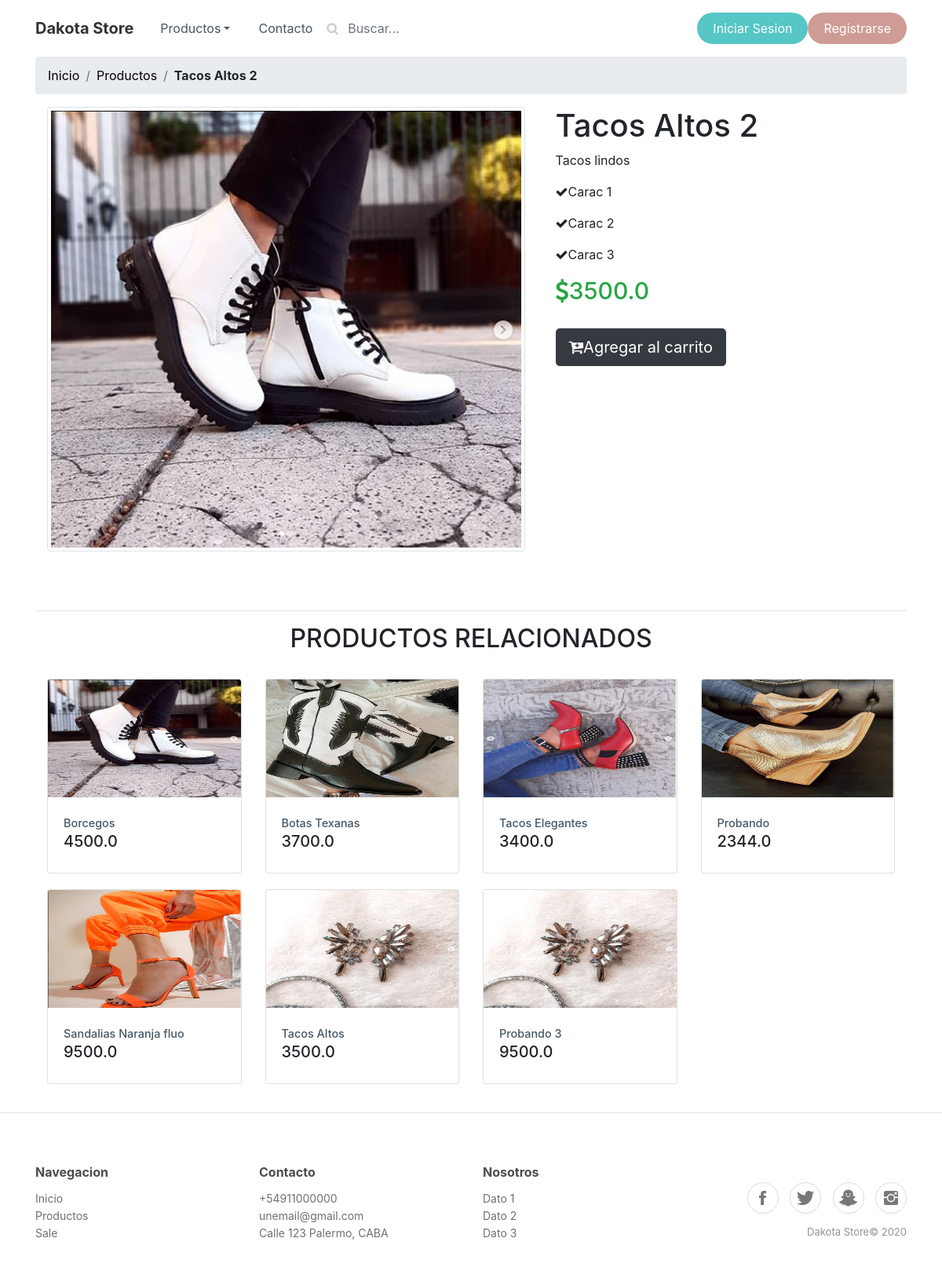
The page /producto/tacos-altos-2/ on the database its author committed.
### productos/models.py (models this page shows, shortened)
class Producto(models.Model):
    nombre = models.CharField(max_length=60, unique=True)
    precio = models.FloatField()
    stock = models.IntegerField(blank=True, null=True)
    color = models.CharField(max_length=15, blank=True, null=True)
    imagen = models.ImageField()
    slug = models.SlugField(blank=True, null=True)
    talles = models.CharField(max_length=3)
    categoria = models.CharField(choices=[('C', 'Carteras'), ('Z', 'Zapatos'), ('J', 'Jeans'), (
        'ZA', 'Zapatillas'), ('V', 'Vestidos'), ('A', 'Accesorios'), ('B', 'Botas')], max_length=15, null=True, blank=True)
    descripcion = models.TextField(blank=True, null=True, max_length=256)
    imagen2 = models.ImageField(blank=True, null=True)
    imagen3 = models.ImageField(blank=True, null=True)
    imagen4 = models.ImageField(blank=True, null=True)
    imagen5 = models.ImageField(blank=True, null=True)
    caracteristica1 = models.CharField(blank=True, null=True, max_length=30)
    caracteristica2 = models.CharField(blank=True, null=True, max_length=30)
    caracteristica3 = models.CharField(blank=True, null=True, max_length=30)
    caracteristica4 = models.CharField(blank=True, null=True, max_length=30)

### productos/views.py (the view)
class ProductoDetailView(generic.DetailView):
    model = models.Producto
    template_name = 'productos/detail.html'
    def get_context_data(self, **kwargs):
        context = super().get_context_data(**kwargs)
        product = get_object_or_404(
            models.Producto, slug=self.kwargs.get('slug'))
        qs = models.Producto.objects.filter(
            categoria=product.categoria).exclude(slug=product.slug)
        context['related'] = qs
        return context

### productos/templates/productos/detail.html (shortened to what this page needs)
{% extends 'header.html' %}
{% block body_block %}
<div class="container">
    <ol class="breadcrumb">
        <li class="breadcrumb-item"><a href="{% url 'productos:index'%}" style="color: black;"><span>Inicio</span></a>
        </li>
        <li class="breadcrumb-item"><a href="#" style="color: black;"><span>Productos</span></a></li>
        <li class="breadcrumb-item"><strong><span>{{producto.nombre}}</span></strong></li>
    </ol>
    <div class="container" style="margin-bottom: 75px;">
        <div class="row">
            <div class="col-md-7">
                <div class="row">
                    <div class="col-md-12"><img class="img-thumbnail img-fluid center-block"
                            src="{{ producto.imagen.url }}" style="height: auto; width: auto;"></div>
                </div>
            </div>
            <div class="col-md-5">
                <h1>{{producto.nombre}}</h1>
                <p>{{producto.descripcion}}</p>
                {% if producto.caracteristica1 %}
                <p><i class="fa fa-check"></i>Carac 1</p>
                {% endif %}
                {% if producto.caracteristica2 %}
                <p><i class="fa fa-check"></i>Carac 2</p>
                {% endif %}
                {% if producto.caracteristica3 %}
                <p><i class="fa fa-check"></i>Carac 3</p>
                {% endif %}
                <h4 class="text-success" style="height:58px;color:rgb(0,0,0);font-size:30px;"><i class="fa fa-usd"
                        style="height:38px;"></i>{{producto.precio}}</h4><button
                    class="btn btn-dark btn-lg center-block" type="button"><i class="fa fa-cart-plus"></i>Agregar al
                    carrito</button>
            </div>
        </div>
    </div>
    <hr>
    <div class="container">
        <h2 class="text-center">PRODUCTOS RELACIONADOS</h2><br>
        <div class="row">
            {% for r in related %}
            <div class="col-md-3" style="padding-bottom: 20px;">
                <div class="card"><a href="{% url 'productos:producto_detail' slug=r.slug %}"><img
                            class="card-img-top w-100 d-block" src="{{ r.imagen.url }}"
                            style="width: auto; height: 150px;" /></a>
                    <div class="card-body"><a href="{% url 'productos:producto_detail' slug=r.slug %}"
                            style="color: #465765; font-weight: 500; font-size: 0.90rem;"><span>{{r.nombre}}</span></a>
                        <h5>{{r.precio}}</h5>
                    </div>
                </div>
            </div>
            {% endfor %}
        </div>
    </div>
</div>
<hr>
{% include 'footer.html' %}
{% endblock %}

### rows shown on the page
Producto: nombre "Tacos Altos 2", imagen (picture), descripcion "Tacos lindos", precio "3500.0"
Producto: imagen (picture), nombre "Borcegos", precio "4500.0"
Producto: imagen (picture), nombre "Botas Texanas", precio "3700.0"
Producto: imagen (picture), nombre "Tacos Elegantes", precio "3400.0"
Producto: imagen (picture), nombre "Probando", precio "2344.0"
Producto: imagen (picture), nombre "Sandalias Naranja fluo", precio "9500.0"
Producto: imagen (picture), nombre "Tacos Altos", precio "3500.0"
Producto: imagen (picture), nombre "Probando 3", precio "9500.0"
